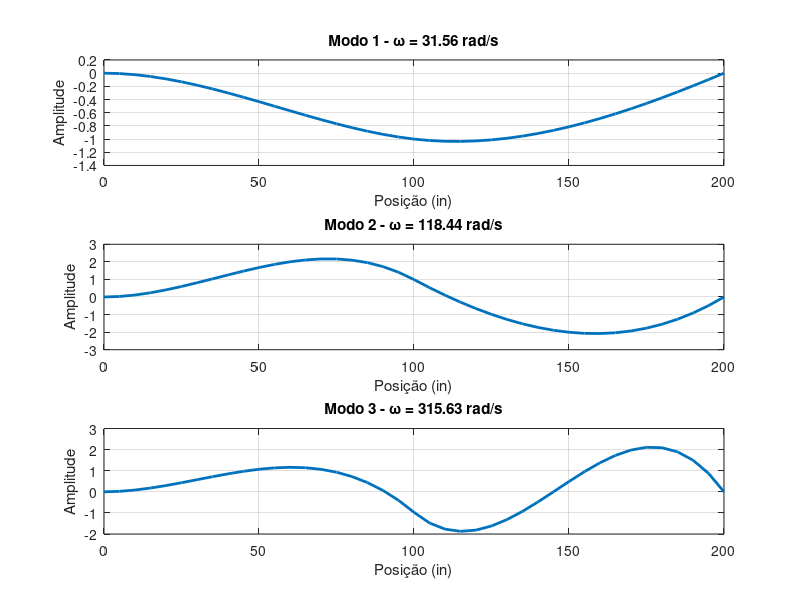
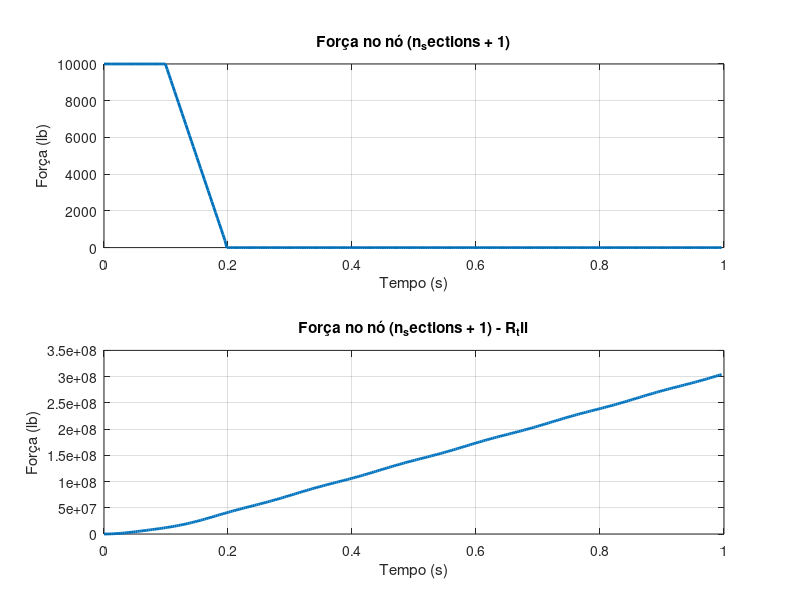
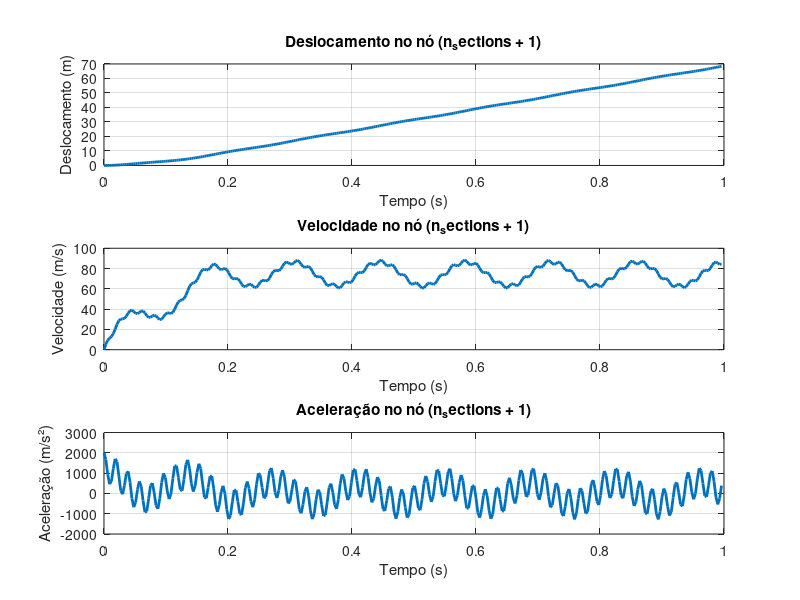

Write the MATLAB code that produced these figures, in order.
clear all
close all
clc

L_total = 200; % in
n_sections = 2;
L = L_total / n_sections; % m

E_beam = 6.58e6; % psi
I_beam = 100; % in^4
A_beam = 2 * 10^(-2); % m^2
rho_beam = 0.1 / A_beam; % kg/m^3

K = zeros((n_sections + 1) * 2);
M = zeros((n_sections + 1) * 2);

for n = 1:n_sections
    % E = 1
    % I = 1
    % A = 1
    % rho = 420
    % L = 1

    K_e = ((E_beam * I_beam) / L^3) * [12, 6 * L, -12, 6 * L;
                                    6 * L, 4 * L^2, -6 * L, 2 * L^2;
                                    -12, -6 * L, 12, -6 * L;
                                    6 * L, 2 * L^2, -6 * L, 4 * L^2];

    M_e = ((rho_beam * A_beam * L) / 420) * [156, 22 * L, 54, -13 * L;
                                        22 * L, 4 * L^2, 13 * L, -3 * L^2;
                                        54, 13 * L, 156, -22 * L;
                                        -13 * L, -3 * L^2, -22 * L, 4 * L^2];

    for i = 1:4

        for j = 1:4
            I = i + (n - 1) * 2;
            J = j + (n - 1) * 2;
            K(I, J) = K(I, J) + K_e(i, j);
            M(I, J) = M(I, J) + M_e(i, j);
        end

    end

end

% Condicoes de contorno
% D1 = D2 = D3 = 0

% Condições de contorno
K_reduzido = K;
M_reduzido = M;

D0 = [1, 2, n_sections * 2 + 1];

K_reduzido(D0, :) = [];
K_reduzido(:, D0) = [];
M_reduzido(D0, :) = [];
M_reduzido(:, D0) = [];

[D_aux, Lambda_aux] = eig(M_reduzido \ K_reduzido);

[lambda, ind] = sort(diag(Lambda_aux));
Lambda = Lambda_aux(ind, ind);
D_reduzido = D_aux(:, ind);

% % Divide cada valor de D pelo primeiro valor de cada coluna
% for i = 1:size(D_reduzido, 2)
%     if D_reduzido(1, i) ~= 0
%         D_reduzido(:, i) = D_reduzido(:, i) / D_reduzido(1, i);
%     else
%         error('Division by zero detected: D(1, %d) is zero.', i);
%     end
% end

% Reinserindo os valores de D
D_modes = zeros((n_sections + 1) * 2, size(D_reduzido, 2));
remaining_indices = setdiff(1:(n_sections + 1) * 2, D0);
D_modes(remaining_indices, :) = D_reduzido;

modes = sqrt(diag(Lambda))
% % Print frequencias naturais
% fprintf('Frequencias naturais:\n');
% for i = 1:length(modes)
%     fprintf('w_%d = %.4f\n', i, modes(i));
% end

% graphics_toolkit("qt");

% Plotar os 3 primeiros modos naturais
figure;

for mode_index = 1:min(3, size(modes))
    % Reset variables for each mode
    deformation = zeros(1, n_sections * 21); % Pre-allocate for better performance
    X = zeros(1, n_sections * 21);
    aux_i = 0;

    for n = 1:n_sections

        for x_ratio = 0:0.05:1% More points for smoother plot
            aux_i = aux_i + 1;
            x = x_ratio * L;

            % Get the modal displacements for this mode
            v1 = D_modes(n * 2 - 1, mode_index);
            theta1 = D_modes(n * 2, mode_index);
            v2 = D_modes(n * 2 + 1, mode_index);
            theta2 = D_modes(n * 2 + 2, mode_index);

            X(aux_i) = x + (n - 1) * L;
            deformation(aux_i) = v1 + theta1 * x + (-(2 * theta1 + theta2) / L - (3 / L^2) * (v1 - v2)) * x^2 + ((theta1 + theta2) / L^2 + (2 / L^3) * (v1 - v2)) * x^3;
        end

    end

    % Plot each mode in a separate subplot
    subplot(3, 1, mode_index);
    plot(X, deformation, 'LineWidth', 2);
    title(['Modo ' num2str(mode_index) ' - ω = ' num2str(modes(mode_index), '%.2f') ' rad/s']);
    xlabel('Posição (in)');
    ylabel('Amplitude');
    grid on;
end

h = 0.003; % s
total_time = 1; % s
n_steps = round(total_time / h);

alpha = 0.00;
beta = 0.00;

C = alpha * M + beta * K;

R = zeros((n_sections + 1) * 2, n_steps);
R_til = zeros((n_sections + 1) * 2, n_steps);

force = 10000; % lb
node = (n_sections + 1);

for n = 1:(0.2 / h)

    if n <= round((0.1 / h) + 1)
        R(node, n) = force;
        % R(node +1, n) = force * L_total / 2;
    else
        R(node, n) = force - (force / (0.1 / h)) * (n - round((0.1 / h) + 1));
        % R(node +1, n) = (force - (force / (0.1 / h)) * (n - round((0.1 / h) + 1))) * L_total / 2;
    end

end

D = zeros((n_sections + 1) * 2, n_steps);
Ddot = zeros((n_sections + 1) * 2, n_steps);
Dddot = zeros((n_sections + 1) * 2, n_steps);

A_1 = ((4 / h^2) * M + (2 / h) * C);
A_2 = ((4 / h) * M + C);
A_3 = M;

Dddot(:, 1) = inv(M) * (R(:, 1) - C * Ddot(:, 1) - K * D(:, 1));
R_til(:, 1) = R(:, 1) + A_1 * D(:, 1) + A_2 * Ddot(:, 1) + A_3 * Dddot(:, 1);

K_til = (4 / h^2) * M + (2 / h) * C + K;

for n = 2:n_steps

    R_til(:, n) = R(:, n) + A_1 * D(:, n - 1) + A_2 * Ddot(:, n - 1) + A_3 * Dddot(:, n - 1);

    D(:, n) = inv(K_til) * R_til(:, n);

    Ddot(:, n) = (2 / h) * D(:, n) - (2 / h) * D(:, n - 1) - Ddot(:, n - 1);
    Dddot(:, n) = (4 / (h^2)) * D(:, n) - (4 / (h^2)) * D(:, n - 1) - (4 / h) * Ddot(:, n - 1) - Dddot(:, n - 1);
end

figure;

% Determine the maximum absolute value from both arrays to set unified limits
max_force_value = force * 2.2;

% Subplot for force
subplot(2, 1, 1);
plot((0:n_steps - 1) * h, R(node, :), 'LineWidth', 2);
title('Força no nó (n_sections + 1)');
xlabel('Tempo (s)');
ylabel('Força (lb)');
% ylim([-max_force_value max_force_value]); % Set unified y-axis limits
grid on;

subplot(2, 1, 2);
plot((0:n_steps - 1) * h, R_til(node, :), 'LineWidth', 2);
title('Força no nó (n_sections + 1) - R_til');
xlabel('Tempo (s)');
ylabel('Força (lb)');
% ylim([-max_force_value max_force_value]); % Set unified y-axis limits
grid on;

% Plotar numa só figura os deslocamentos, velocidades e aceleraçoes no node (n_sections + 1)
figure;
subplot(3, 1, 1);
plot((0:n_steps - 1) * h, D(node, :), 'LineWidth', 2);
title('Deslocamento no nó (n_sections + 1)');
xlabel('Tempo (s)');
ylabel('Deslocamento (m)');
% ylim([-2 2]); % Set unified y-axis limits
grid on;
subplot(3, 1, 2);
plot((0:n_steps - 1) * h, Ddot(node, :), 'LineWidth', 2);
title('Velocidade no nó (n_sections + 1)');
xlabel('Tempo (s)');
ylabel('Velocidade (m/s)');
% ylim([-20 20]); % Set unified y-axis limits
grid on;
subplot(3, 1, 3);
plot((0:n_steps - 1) * h, Dddot(node, :), 'LineWidth', 2);
title('Aceleração no nó (n_sections + 1)');
xlabel('Tempo (s)');
ylabel('Aceleração (m/s²)');
% ylim([-200 200]); % Set unified y-axis limits
grid on;
